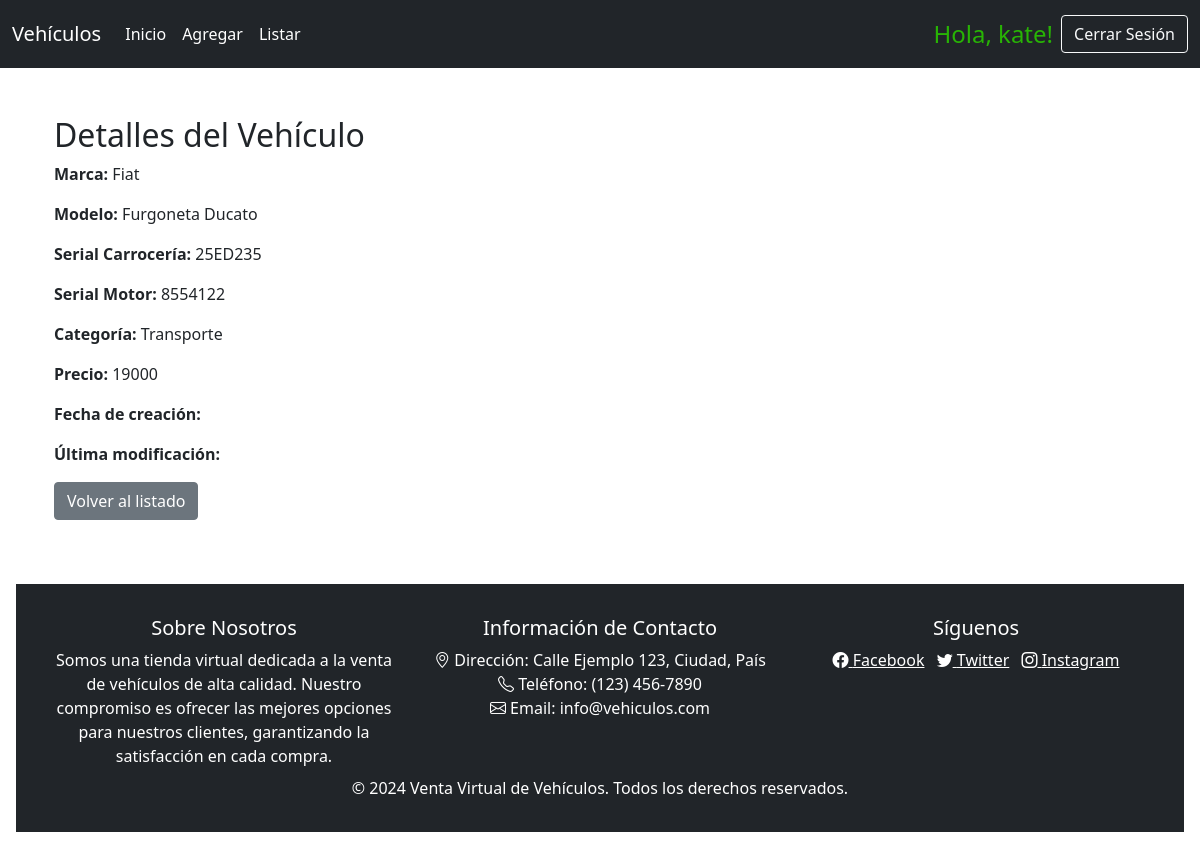
Page /vehiculo/16/ (signed in) on the committed database.
### vehiculo/models.py (models this page shows, shortened)
class Vehiculo(models.Model):
    marca = models.ForeignKey(Marca, on_delete=models.CASCADE)
    modelo = models.CharField(max_length=100)
    serial_carroceria = models.CharField(max_length=50)
    serial_motor = models.CharField(max_length=50)
    categoria = models.CharField(max_length=20, choices=[
        ('Particular', 'Particular'),
        ('Transporte', 'Transporte'),
        ('Carga', 'Carga'),
    ])
    precio = models.IntegerField()
    fecha_de_creacion = models.DateTimeField(auto_now_add=True)
    fecha_de_modificacion = models.DateTimeField(auto_now=True)
    class Meta:
        permissions = [
            ("visualizar_catalogo", "Puede visualizar el catálogo de vehículos"),
        ]

class Marca(models.Model):
    nombre = models.CharField(max_length=100)
    def __str__(self):
        return self.nombre

### vehiculo/views.py (the view)
# urls.py: path('vehiculo/<int:pk>/', ver_vehiculo, name='ver_vehiculo'),
@login_required(login_url='login')
@permission_required('vehiculo.view_vehiculo', raise_exception=True)
def ver_vehiculo(request, pk):
    vehiculo = get_object_or_404(Vehiculo, pk=pk)
    return render(request, 'ver_vehiculo.html', {'vehiculo': vehiculo})

### vehiculo/templates/ver_vehiculo.html (shortened to what this page needs)
{% extends 'base.html' %}
{% block content %}
<div class="container mt-4">
    <h2>Detalles del Vehículo</h2>
    <p><strong>Marca:</strong> {{ vehiculo.marca }}</p>
    <p><strong>Modelo:</strong> {{ vehiculo.modelo }}</p>
    <p><strong>Serial Carrocería:</strong> {{ vehiculo.serial_carroceria }}</p>
    <p><strong>Serial Motor:</strong> {{ vehiculo.serial_motor }}</p>
    <p><strong>Categoría:</strong> {{ vehiculo.categoria }}</p>
    <p><strong>Precio:</strong> {{ vehiculo.precio }}</p>
    <p><strong>Fecha de creación:</strong> {{ vehiculo.fecha_creacion }}</p>
    <p><strong>Última modificación:</strong> {{ vehiculo.fecha_modificacion }}</p>
    <a href="{% url 'vehiculos_list' %}" class="btn btn-secondary">Volver al listado</a>
</div>
{% endblock %}

### vehiculo/templates/navbar.html (shortened to what this page needs)
<nav class="navbar navbar-expand-lg bg-dark text-white">
    <div class="container-fluid">
        <a id="navbarText" class="navbar-brand text-white" href="{% url 'index' %}">Vehículos</a>
        <div class="collapse navbar-collapse" id="navbarNav">
            <ul class="navbar-nav me-auto">
                <li class="nav-item">
                    <a class="nav-link active text-white" aria-current="page" href="{% url 'index' %}">Inicio</a>
                </li>
                <li class="nav-item">
                    <a class="nav-link text-white" href="{% url 'add_vehiculos' %}">Agregar</a>
                </li>
                <li class="nav-item">
                    <a class="nav-link text-white" href="{% url 'vehiculos_list' %}">Listar</a>
                </li>
            </ul>
            {% if user.is_authenticated %}
            <span class="navbar-text me-2" style="color: rgb(40, 180, 5); font-size: 24px;">Hola, {{ user.username }}!</span>
            <form action="{% url 'logout' %}" method="post" style="display: inline;">
                <button type="submit" class="btn btn-outline-light">Cerrar Sesión</button>
            </form>
            {% else %}
            <a class="btn btn-outline-light" href="{% url 'login' %}">Iniciar Sesión</a>
            <a class="btn btn-outline-light ms-2" href="{% url 'register' %}">Registrarse</a>
            {% endif %}
        </div>
    </div>
</nav>

### vehiculo/static/css/style.css (style rules this page uses)
html, body { height: 100%; margin: 0; }
body { display: flex; flex-direction: column; }

### rows in the picture
Vehiculo: marca "Fiat", modelo "Furgoneta Ducato", serial_carroceria "25ED235", serial_motor "8554122", categoria "Transporte", precio "19000"

### other values in the picture
{{ user.username }} "kate"
